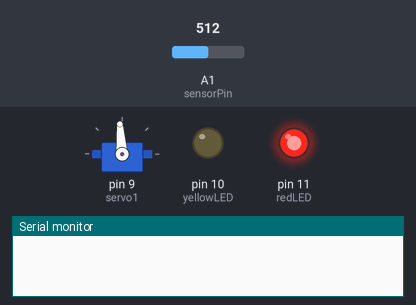
Bench run of a sketch on a simulated Arduino Uno, built with avr-gcc and run on an emulated ATmega328P. Parts: servo, output pins drawn as LEDs (lit = HIGH), the last lines printed to the serial monitor. The inputs (shaded band) are chosen by the test bench; at power-on: A1 (sensorPin) = 512.

Above: at 1.2 s.
1.3 s: A1 (sensorPin) set to 498
At 1.68 s:
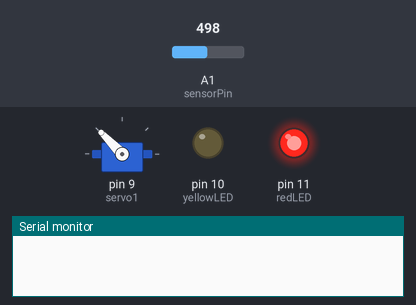
4.3 s: A1 (sensorPin) set to 900
7.3 s: A1 (sensorPin) set to 716
At 8.41 s:
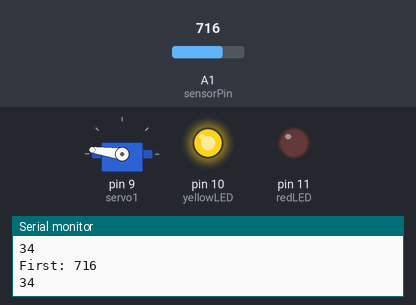
10.3 s: A1 (sensorPin) set to 511
At 13.75 s:
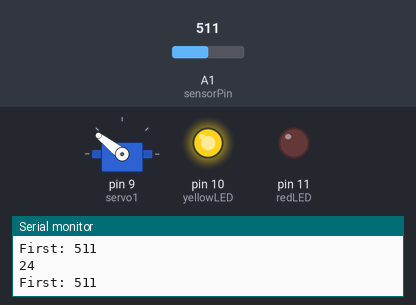
Timing chart, 0 to 14.3 s (numbered marks = the images above; inputs shaded):
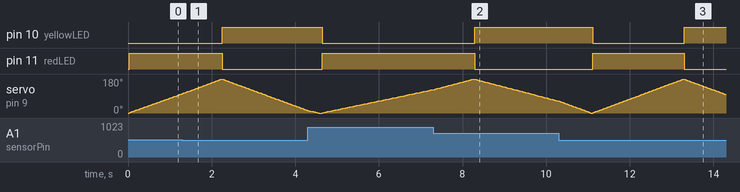

Measured:
- the behaviour switches between 512 and 511 on A1 (sensorPin) (found by bisection; images 0 and 1)
- after the input at 7.3 s, pin 10 (yellowLED): LOW → HIGH after 0.99 s instead of 1.2 s; pin 11 (redLED): HIGH → LOW after 0.99 s instead of 1.2 s
- after the input at 10.3 s, pin 10 (yellowLED): HIGH → LOW after 0.82 s instead of 1.1 s; pin 11 (redLED): LOW → HIGH after 0.82 s instead of 1.1 s

The sketch:

Circuit_08_TC.ino
```cpp
/*

Example sketch 08

SINGLE SERVO

  Sweep a servo back and forth through its full range of motion.

  A "servo", short for servomotor, is a motor that includes
  feedback circuitry that allows it to be commanded to move to
  specific positions. This one is very small, but larger servos
  are used extensively in robotics to control mechanical arms,
  hands, etc. You could use it to make a (tiny) robot arm,
  aircraft control surface, or anywhere something needs to be
  moved to specific positions.

Hardware connections:

  The servo has a cable attached to it with three wires.
  Because the cable ends in a socket, you can use jumper wires
  to connect between the Arduino and the servo. Just plug the
  jumper wires directly into the socket.

  Connect the RED wire (power) to 5 Volts (5V)
  Connect the WHITE wire (signal) to digital pin 9
  Connect the BLACK wire (ground) to ground (GND)

  Note that servos can use a lot of power, which can cause your
  Arduino to reset or behave erratically. If you're using large
  servos or many of them, it's best to provide them with their
  own separate 5V supply. See this Arduino Forum thread for info:
  http://www.arduino.cc/cgi-bin/yabb2/YaBB.pl?num=1239464763

This sketch was written by SparkFun Electronics,
with lots of help from the Arduino community.
This code is completely free for any use.
Visit http://www.arduino.cc to learn about the Arduino.

Version 2.0 6/2012 MDG
*/


// If we had to write a sketch to control a servo from scratch,
// it would be a lot of work. Fortunately, others have done the
// hard work for you. We're going to include a "library"
// that has the functions needed to drive servos.

// A library is an set of additional functions you can add to
// your sketch. Numerous libraries are available for many uses,
// see http://arduino.cc/en/Reference/Libraries for information
// on the standard libraries, and Google for others. When you're
// using a new part, chances are someone has written a library
// for it.

#include <Servo.h>  // servo library

// Once you "include" a library, you'll have access to those
// functions. You can find a list of the functions in the servo
// library at: http://arduino.cc/en/Reference/Servo
// Most libraries also have example sketches you can load from
// the "file/examples" menu.

// Now we'll create a servo "object", called myservo. You should
// create one of these for each servo you want to control.
// You can control a maximum of twelve servos on the Uno
// using this library. (Other servo libraries may let you
// control more). Note that this library disables PWM on
// pins 9 and 10!

Servo servo1;  // servo control object
const int temperaturePin = 0;
const int sensorPin = 1;
const int yellowLED = 10;
const int redLED = 11;


void setup()
{
  // We'll now "attach" the servo1 object to digital pin 9.
  // If you want to control more than one servo, attach more
  // servo objects to the desired pins (must be digital).

  // Attach tells the Arduino to begin sending control signals
  // to the servo. Servos require a continuous stream of control
  // signals, even if you're not currently moving them.
  // While the servo is being controlled, it will hold its
  // current position with some force. If you ever want to
  // release the servo (allowing it to be turned by hand),
  // you can call servo1.detach().

  servo1.attach(9);
  Serial.begin(9600);
  pinMode(yellowLED,OUTPUT);
  pinMode(redLED,OUTPUT);
}


void loop()
{
  int sensorValue;


  int position;

  // To control a servo, you give it the angle you'd like it
  // to turn to. Servos cannot turn a full 360 degrees, but you
  // can tell it to move anywhere between 0 and 180 degrees.

  // Change position at full speed:

/*
  servo1.write(90);    // Tell servo to go to 90 degrees

  delay(1000);         // Pause to get it time to move

  servo1.write(180);   // Tell servo to go to 180 degrees

  delay(1000);         // Pause to get it time to move

  servo1.write(0);     // Tell servo to go to 0 degrees

  delay(1000);         // Pause to get it time to move
*/

  // Change position at a slower speed:

  // To slow down the servo's motion, we'll use a for() loop
  // to give it a bunch of intermediate positions, with 20ms
  // delays between them. You can change the step size to make
  // the servo slow down or speed up. Note that the servo can't
  // move faster than its full speed, and you won't be able
  // to update it any faster than every 20ms.

  // Tell servo to go to 180 degrees, stepping by two degrees

  for(position = 0; position < 180; position += 2)
  {
    sensorValue = analogRead(sensorPin);
    sensorValue = map(sensorValue, 0, 1023, 0, 50);
    servo1.write(position);  // Move to next position
    delay(sensorValue);               // Short pause to allow it to move
    digitalWrite(yellowLED,LOW);
    digitalWrite(redLED,HIGH);
  }

  // Tell servo to go to 0 degrees, stepping by one degree

  for(position = 180; position >= 0; position -= 2)
  {
    sensorValue = analogRead(sensorPin);
    Serial.print("First: ");
    Serial.println(sensorValue);
    sensorValue = map(sensorValue, 0, 1023, 0, 50);
    Serial.println(sensorValue);
    servo1.write(position);  // Move to next position
    delay(sensorValue);               // Short pause to allow it to move
    digitalWrite(yellowLED,HIGH);
    digitalWrite(redLED,LOW);
  }


}


float getVoltage(int pin)
{
  // This function has one input parameter, the analog pin number
  // to read. You might notice that this function does not have
  // "void" in front of it; this is because it returns a floating-
  // point value, which is the true voltage on that pin (0 to 5V).

  // You can write your own functions that take in parameters
  // and return values. Here's how:

    // To take in parameters, put their type and name in the
    // parenthesis after the function name (see above). You can
    // have multiple parameters, separated with commas.

    // To return a value, put the type BEFORE the function name
    // (see "float", above), and use a return() statement in your code
    // to actually return the value (see below).

    // If you don't need to get any parameters, you can just put
    // "()" after the function name.

    // If you don't need to return a value, just write "void" before
    // the function name.

  // Here's the return statement for this function. We're doing
  // all the math we need to do within this statement:

  return (analogRead(pin) * 0.004882814);

  // This equation converts the 0 to 1023 value that analogRead()
  // returns, into a 0.0 to 5.0 value that is the true voltage
  // being read at that pin.
}
```
